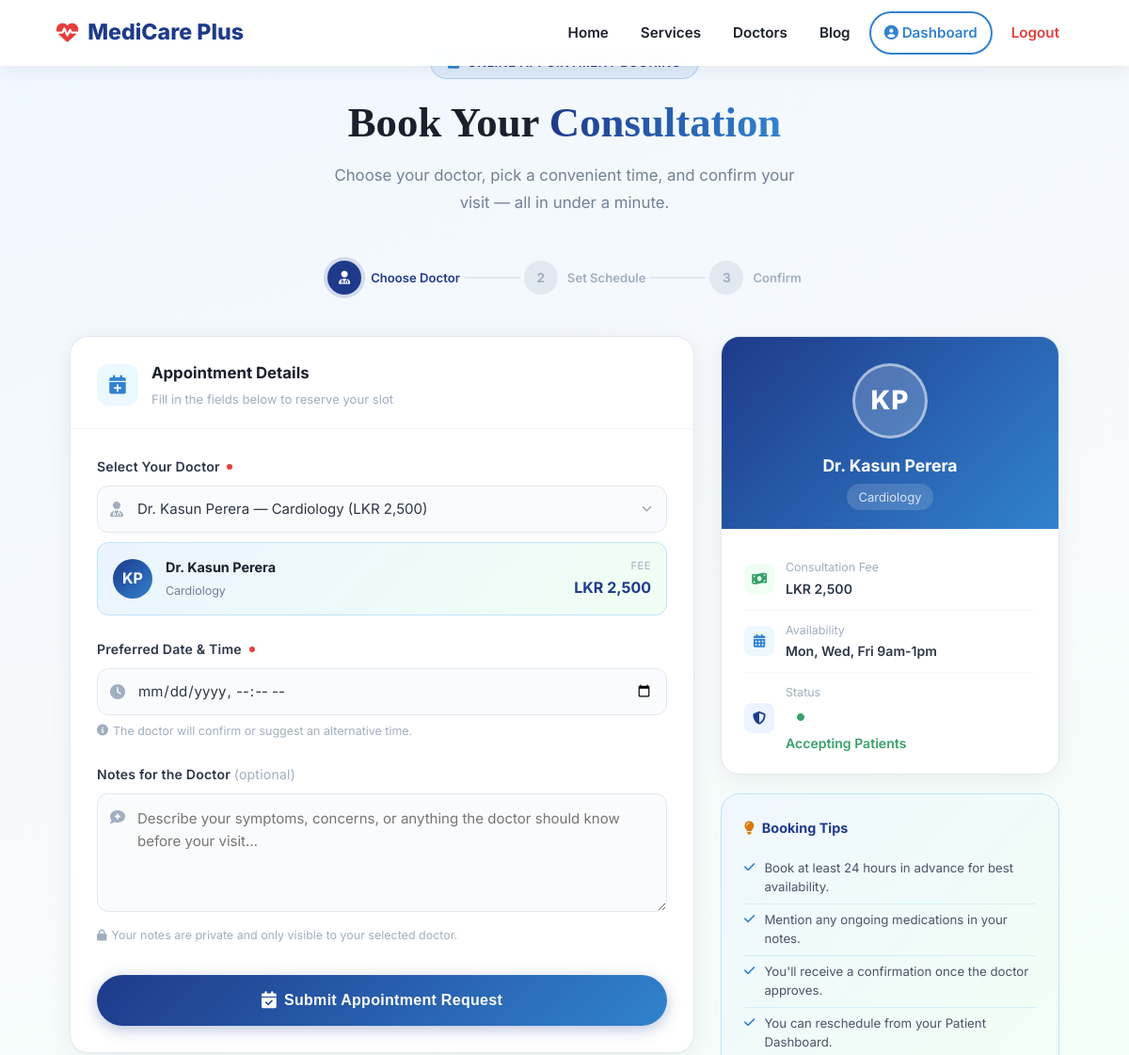
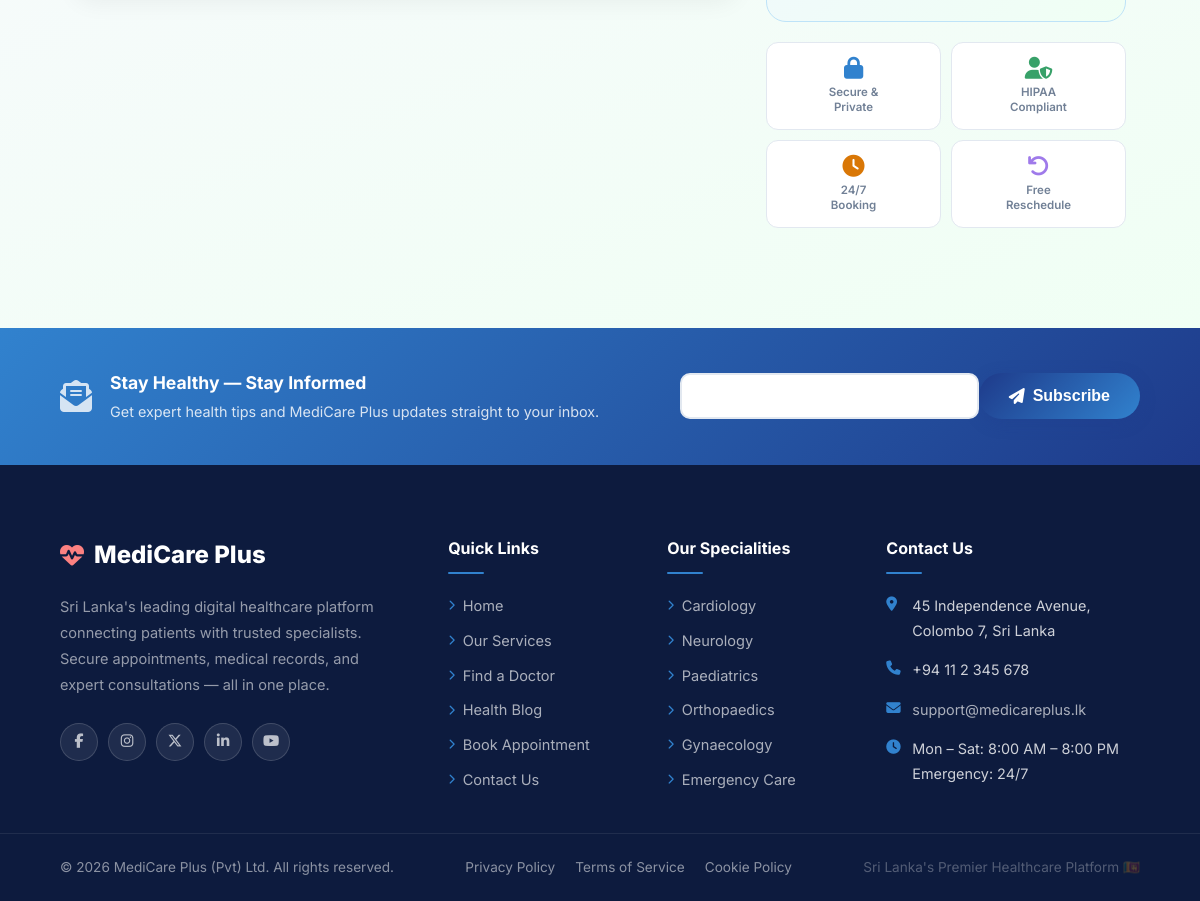
The page /book_appointment.php?doctor_id=1 (signed in) on the database its author committed (2 pictures, top to bottom).
### tables this page shows
CREATE TABLE IF NOT EXISTS `doctors` (
  `id`               INT UNSIGNED  NOT NULL AUTO_INCREMENT,
  `user_id`          INT UNSIGNED  NOT NULL UNIQUE,
  `specialization`   VARCHAR(150)  NOT NULL,
  `qualifications`   VARCHAR(500)  DEFAULT NULL,
  `experience_years` INT UNSIGNED  NOT NULL DEFAULT 0,
  `consultation_fee` DECIMAL(10,2) NOT NULL DEFAULT 0.00,
  `availability`     VARCHAR(255)  DEFAULT 'Mon-Fri 9am-5pm',
  `rating`           DECIMAL(3,1)  NOT NULL DEFAULT 0.0,
  `profile_image`    VARCHAR(255)  DEFAULT 'default-doc.jpg',
  `bio`              TEXT          DEFAULT NULL,
  `created_at`       TIMESTAMP     NOT NULL DEFAULT CURRENT_TIMESTAMP,
  PRIMARY KEY (`id`),
  FOREIGN KEY (`user_id`) REFERENCES `users`(`id`) ON DELETE CASCADE
);

CREATE TABLE IF NOT EXISTS `users` (
  `id`            INT UNSIGNED    NOT NULL AUTO_INCREMENT,
  `first_name`    VARCHAR(100)    NOT NULL,
  `last_name`     VARCHAR(100)    NOT NULL,
  `email`         VARCHAR(255)    NOT NULL UNIQUE,
  `password_hash` VARCHAR(255)    NOT NULL,
  `role`          ENUM('patient','doctor','admin') NOT NULL DEFAULT 'patient',
  `status`        ENUM('active','inactive','suspended') NOT NULL DEFAULT 'active',
  `created_at`    TIMESTAMP       NOT NULL DEFAULT CURRENT_TIMESTAMP,
  PRIMARY KEY (`id`)
);

### auth.php (called while the page is built, shortened)
<?php
require_once 'db_connect.php';
function fetch_all_doctors()
{
    global $conn;
    $query = "SELECT d.id, d.specialization, d.consultation_fee, d.availability, d.rating,
                     u.first_name, u.last_name, u.id AS user_id
              FROM doctors d JOIN users u ON d.user_id = u.id
              WHERE u.role = 'doctor' AND u.status = 'active'
              ORDER BY d.rating DESC";
    $result = $conn->query($query);
    $doctors = [];
    while ($row = $result->fetch_assoc()) {
        $doctors[] = $row;
    }
    return $doctors;
}
function fetch_doctor_by_id($doctor_id)
{
    global $conn;
    $stmt = $conn->prepare(
        "SELECT d.id, d.specialization, d.consultation_fee, d.availability, d.rating,
                u.first_name, u.last_name
         FROM doctors d JOIN users u ON d.user_id = u.id
         WHERE d.id = ? LIMIT 1"
    );
    $stmt->bind_param("i", $doctor_id);
    $stmt->execute();
    return $stmt->get_result()->fetch_assoc();
}

### book_appointment.php (the view, shortened to what this page needs)
<?php
require_once 'auth.php';
$selectedDoctorId = filter_input(INPUT_GET, 'doctor_id', FILTER_VALIDATE_INT);
$doctor = $selectedDoctorId ? fetch_doctor_by_id($selectedDoctorId) : null;
$availableDoctors = fetch_all_doctors();
$appointmentDate = '';
$notes = '';
include 'header.php';
?>
<div class="book-appt-page">
    <div class="book-appt-container">
        <div class="book-appt-header">
            <div class="book-appt-badge">
            </div>
            <h1 class="book-appt-title">Book Your <span>Consultation</span></h1>
            <p class="book-appt-subtitle">Choose your doctor, pick a convenient time, and confirm your visit — all in under a minute.</p>
        </div>
        <div class="progress-steps">
            <div class="step-item">
                <div class="step-circle active"><i class="fas fa-user-md" style="font-size:14px;"></i></div>
                <span class="step-label active">Choose Doctor</span>
            </div>
            <div class="step-connector"></div>
            <div class="step-item">
                <div class="step-circle pending">2</div>
                <span class="step-label pending">Set Schedule</span>
            </div>
            <div class="step-connector"></div>
            <div class="step-item">
                <div class="step-circle pending">3</div>
                <span class="step-label pending">Confirm</span>
            </div>
        </div>
        <div class="book-appt-grid">
            <div class="appt-card">
                <div class="appt-card-header">
                    <div class="appt-card-icon blue">
                        <i class="fas fa-calendar-plus"></i>
                    </div>
                    <div class="appt-card-header-text">
                        <h3>Appointment Details</h3>
                        <p>Fill in the fields below to reserve your slot</p>
                    </div>
                </div>
                <div class="appt-card-body">
                    <form action="book_appointment.php" method="post" class="booking-form" id="bookingForm">
                        <div class="form-group">
                            <label for="doctor_id">
                                Select Your Doctor <span class="required-dot"></span>
                            </label>
                            <div class="form-input-wrap select-wrap">
                                <select id="doctor_id" name="doctor_id" required onchange="updateDoctorPreview(this)">
                                    <?php foreach ($availableDoctors as $entry): ?>
                                        <option
                                            value="<?php echo (int) $entry['id']; ?>"
                                            data-name="Dr. <?php echo htmlspecialchars($entry['first_name'] . ' ' . $entry['last_name'], ENT_QUOTES, 'UTF-8'); ?>"
                                            data-spec="<?php echo htmlspecialchars($entry['specialization'], ENT_QUOTES, 'UTF-8'); ?>"
                                            data-fee="LKR <?php echo number_format((float)$entry['consultation_fee'], 0); ?>"
                                            data-initials="<?php echo strtoupper(substr($entry['first_name'], 0, 1) . substr($entry['last_name'], 0, 1)); ?>"
                                            <?php echo ($selectedDoctorId === (int) $entry['id']) ? 'selected' : ''; ?>>
                                            Dr. <?php echo htmlspecialchars($entry['first_name'] . ' ' . $entry['last_name'], ENT_QUOTES, 'UTF-8'); ?>
                                        </option>
                                    <?php endforeach; ?>
                                </select>
                            </div>
                            <div class="doctor-preview-strip" id="doctorPreviewStrip">
                                <div class="doc-preview-avatar" id="previewInitials">--</div>
                                <div class="doc-preview-info">
                                    <div class="doc-preview-name" id="previewName">—</div>
                                    <div class="doc-preview-spec" id="previewSpec">—</div>
                                </div>
                                <div class="doc-preview-fee">
                                    <div class="doc-preview-fee-label">Fee</div>
                                    <div class="doc-preview-fee-amount" id="previewFee">—</div>
                                </div>
                            </div>
                        </div>
                        <div class="form-group">
                            <label for="appointment_date">
                                Preferred Date &amp; Time <span class="required-dot"></span>
                            </label>
                            <div class="form-input-wrap">
                                <input
                                    type="datetime-local"
                                    id="appointment_date"
                                    name="appointment_date"
                                    value="<?php echo htmlspecialchars($appointmentDate, ENT_QUOTES, 'UTF-8'); ?>"
                                    required
                                    min="<?php echo date('Y-m-d\TH:i'); ?>">
                            </div>
                            <div class="form-hint">
                                <i class="fas fa-info-circle"></i>
                                The doctor will confirm or suggest an alternative time.
                            </div>
                        </div>
                        <div class="form-group" style="margin-bottom:32px;">
                            <label for="notes">Notes for the Doctor <span style="font-weight:400; color:#a0aec0;">(optional)</span></label>
                            <div class="form-input-wrap textarea-wrap">
                                <textarea
                                    id="notes"
                                    name="notes"
                                    rows="4"
                                    placeholder="Describe your symptoms, concerns, or anything the doctor should know before your visit…"><?php echo htmlspecialchars($notes, ENT_QUOTES, 'UTF-8'); ?></textarea>
                            </div>
                            <div class="form-hint">
                                <i class="fas fa-lock"></i>
                                Your notes are private and only visible to your selected doctor.
                            </div>
                        </div>
                        <button type="submit" class="btn-submit" id="submitBtn">
                            <i class="fas fa-calendar-check"></i>
                            Submit Appointment Request
                        </button>
                    </form>
                </div>
            </div>
            <div class="sidebar">
                <?php if ($doctor): ?>
                    <div class="doctor-detail-card" id="doctorDetailCard">
                        <div class="doctor-card-top">
                            <div class="doctor-card-avatar">
                                <?php echo strtoupper(substr($doctor['first_name'], 0, 1) . substr($doctor['last_name'], 0, 1)); ?>
                            </div>
                            <div class="doctor-card-name">
                                Dr. <?php echo htmlspecialchars($doctor['first_name'] . ' ' . $doctor['last_name'], ENT_QUOTES, 'UTF-8'); ?>
                            </div>
                            <div class="doctor-card-spec">
                                <?php echo htmlspecialchars($doctor['specialization'], ENT_QUOTES, 'UTF-8'); ?>
                            </div>
                        </div>
                        <div class="doctor-card-body">
                            <div class="doctor-info-row">
                                <i class="fas fa-money-bill-wave icon-green"></i>
                                <div>
                                    <span class="info-label">Consultation Fee</span>
                                    <span class="info-value">LKR <?php echo number_format((float)$doctor['consultation_fee'], 0); ?></span>
                                </div>
                            </div>
                            <div class="doctor-info-row">
                                <i class="fas fa-calendar-alt icon-blue"></i>
                                <div>
                                    <span class="info-label">Availability</span>
                                    <span class="info-value"><?php echo htmlspecialchars($doctor['availability'] ?: 'Contact support', ENT_QUOTES, 'UTF-8'); ?></span>
                                </div>
                            </div>
                            <div class="doctor-info-row">
                                <i class="fas fa-shield-alt icon-navy"></i>
                                <div>
                                    <span class="info-label">Status</span>
                                    <span class="info-value" style="color:#38a169;"><i class="fas fa-circle" style="font-size:8px; margin-right:4px;"></i>Accepting Patients</span>
                                </div>
                            </div>
                        </div>
                    </div>
                <?php endif; ?>
                <div class="tips-card">
                    <div class="tips-card-title">
                        <i class="fas fa-lightbulb" style="color:#d97706;"></i>
                        Booking Tips
                    </div>
                    <ul class="tips-list">
                        <li><i class="fas fa-check"></i> Book at least 24 hours in advance for best availability.</li>
                        <li><i class="fas fa-check"></i> Mention any ongoing medications in your notes.</li>
                        <li><i class="fas fa-check"></i> You'll receive a confirmation once the doctor approves.</li>
                        <li><i class="fas fa-check"></i> You can reschedule from your Patient Dashboard.</li>
                    </ul>
                </div>
                <div class="trust-row">
                    <div class="trust-badge">
                        <i class="fas fa-lock" style="color:#3182ce;"></i>
                        <div class="trust-badge-label">Secure &amp;<br>Private</div>
                    </div>
                    <div class="trust-badge">
                        <i class="fas fa-user-shield" style="color:#38a169;"></i>
                        <div class="trust-badge-label">HIPAA<br>Compliant</div>
                    </div>
                    <div class="trust-badge">
                        <i class="fas fa-clock" style="color:#d97706;"></i>
                        <div class="trust-badge-label">24/7<br>Booking</div>
                    </div>
                    <div class="trust-badge">
                        <i class="fas fa-undo" style="color:#9f7aea;"></i>
                        <div class="trust-badge-label">Free<br>Reschedule</div>
                    </div>
                </div>
            </div>
        </div>
    </div>
</div>
<?php include 'footer.php'; ?>

### assets/css/HomeStyles.css (style rules this page uses)
:root { --primary-dark: #1e3a8a; --secondary-blue: #3182ce; --accent-green: #38a169; --accent-red: #e53e3e; --text-dark: #1a202c; --text-muted: #718096; --soft-bg: #f7fafc; --border: #e2e8f0; --card-shadow: 0 4px 24px rgba(0,0,0,0.07); --hover-shadow: 0 16px 48px rgba(0,0,0,0.13); --radius: 18px; --transition: 0.35s cubic-bezier(.4,0,.2,1); --footer-dark: #0d1b3e; --footer-mid: #122458; }
*, *::before, *::after { box-sizing: border-box; margin: 0; padding: 0; }
html { scroll-behavior: smooth; }
body { font-family: 'Segoe UI', system-ui, -apple-system, sans-serif; background: #f7fafc; color: var(--text-dark); line-height: 1.7; overflow-x: hidden; }
input[type="text"], input[type="email"], input[type="password"], input[type="date"], input[type="time"], input[type="number"], select, textarea { width: 100%; padding: 12px 16px; border: 2px solid var(--border); border-radius: 10px; font-size: .97rem; outline: none; transition: border-color .3s, box-shadow .3s; background: #fff; color: var(--text-dark); }
button[type="submit"], .btn-submit, .btn-premium { display: inline-flex; align-items: center; gap: 8px; background: linear-gradient(135deg, var(--primary-dark), var(--secondary-blue)); color: #fff; padding: 13px 30px; border-radius: 50px; font-weight: 700; font-size: 1rem; border: none; cursor: pointer; transition: all .3s; box-shadow: 0 4px 16px rgba(30,58,138,.3); }

### header.php (style rules this page uses)
body { font-family: 'Inter', 'Segoe UI', system-ui, sans-serif; }

### rows shown on the page
doctors: user.last_name "KP", user.last_name "Kasun Perera", specialization "Cardiology", consultation_fee "2,500", availability "Mon, Wed, Fri 9am-1pm"
